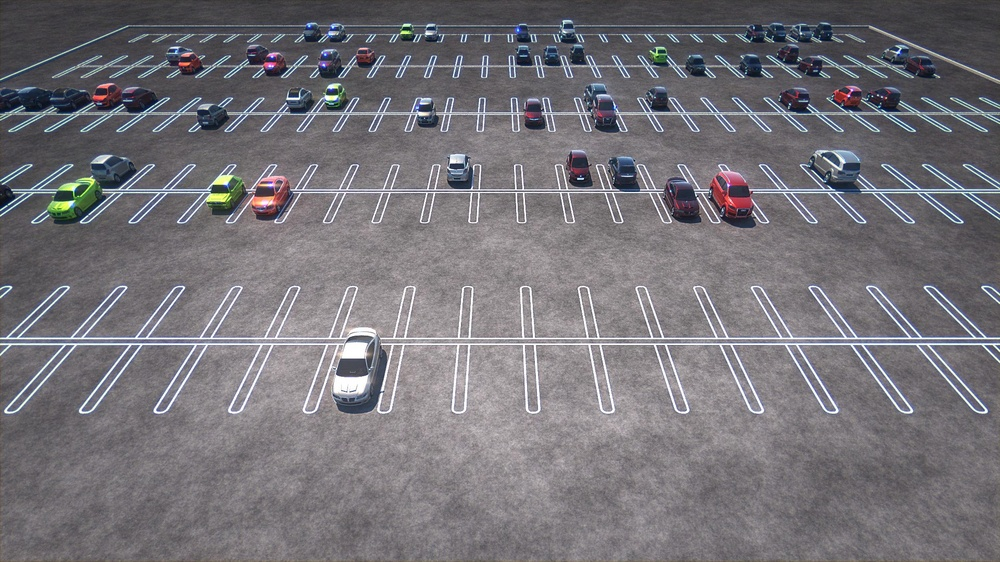
#> input picture Processing/alpha_test/moments/Moment_0.jpg, 1000 x 562 px, shrunk from 1920 x 1080 before the run; its folder holds only this picture in this run; the run also reads 1 picture not shown here
$ jupyter execute --allow-errors alpha_v.ipynb   (shell and % lines are left out)   (older library calls are emulated)
#> lines starting #> are read from the running program, lines starting #| are printed output that depends on the picture
[cell 1]
import cv2
import numpy as np
from matplotlib import pyplot as plt
from skimage.measure import compare_ssim
from os import listdir, path
from tempfile import TemporaryFile
import pymysql

[cell 2]
import pymysql


def connect_db(sql,action):

    r=[]
    if action == "u":
        cursor.execute(sql)
        db.commit()
    if action == "s":
        cursor.execute(sql)
        results = cursor.fetchall()
        for row in results:
            r.append(row)
        return r

#> (the rest of this cell did not finish here and is left out)

[cell 3]
# [11 lines left out: function obtain_pklots, not called in this run]

[cell 4]
def read_images(path):
#> called with path = 'alpha_test/moments'
    img_list   = {}
    img_clist  = {}
    files_imgs = sorted(listdir(path))
    cont       = 0
#     print(files_imgs)
    for i in files_imgs:
        img_clist[str(cont)] = cv2.imread(path+'/'+i,cv2.IMREAD_COLOR)
        img_list[str(cont)] = cv2.imread(path+'/'+i,cv2.IMREAD_GRAYSCALE)
        cont = cont + 1

    return [img_list,img_clist]

[cell 5]
# [36 lines left out: function compare, not called in this run]

[cell 6]
# [19 lines left out: function show_pklots, not called in this run]

[cell 7]
# [11 lines left out: function enum_pklot, not called in this run]

[cell 8]
sql = "SELECT * FROM virtualpklot1"
#> (the rest of this cell did not finish here and is left out)

[cell 9]
coordsX=[]
#> (the rest of this cell did not finish here and is left out)

[cell 10]
imgs,imgsc = read_images("alpha_test/moments")
#> imgs = 1 item; imgsc = 1 item
plt.imshow(imgs["0"],cmap="gray")
plt.show()
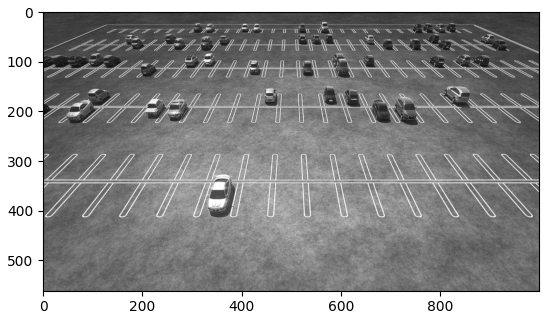
#> figure drawn by matplotlib, 1 panel

[cell 11]
img = cv2.imread('alpha_test/Moment_0.jpg',cv2.IMREAD_GRAYSCALE)
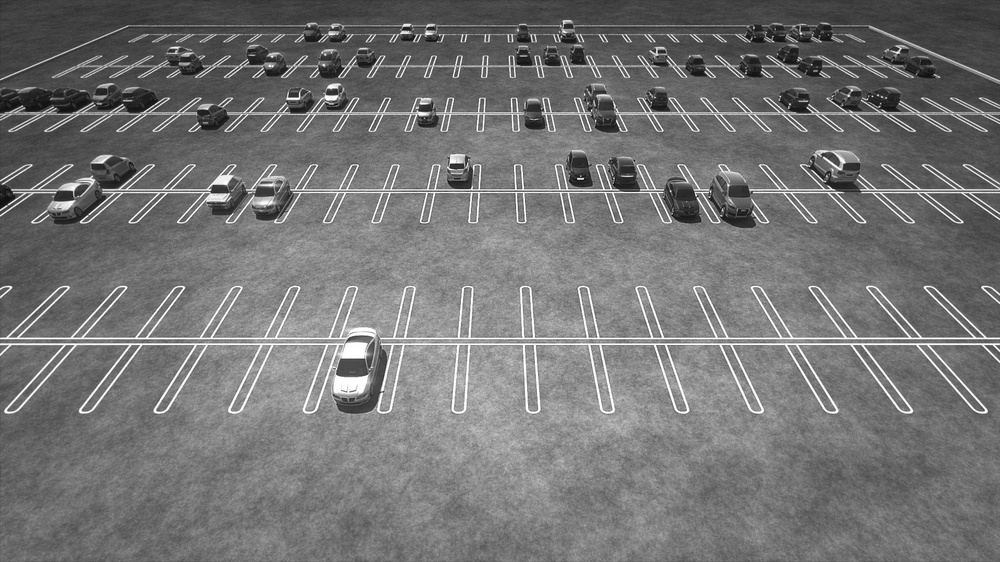
#> img: shape (562, 1000); min 1, max 255, mean 116.3

#> (the rest of this cell did not finish here and is left out)
